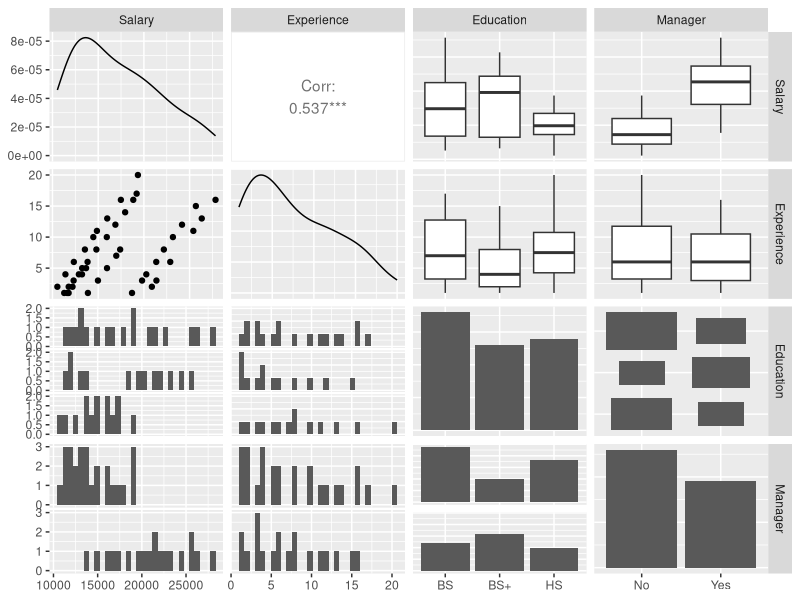
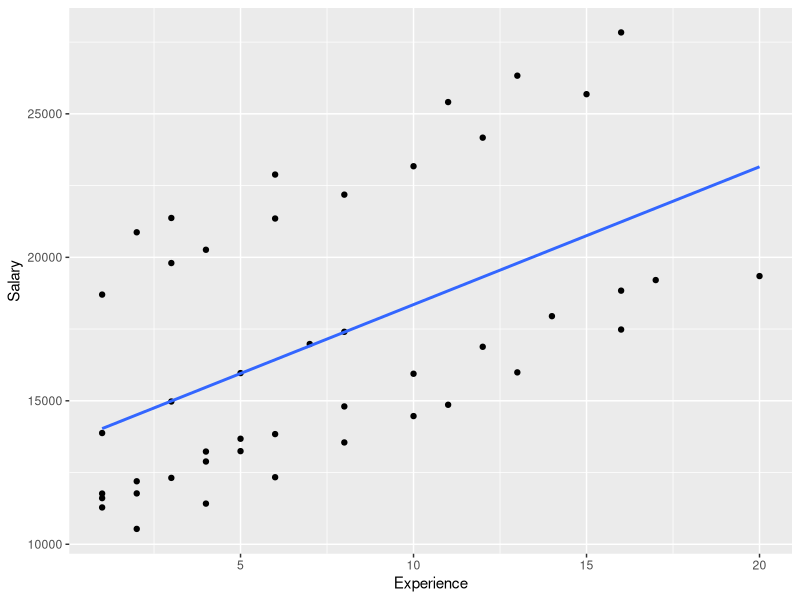
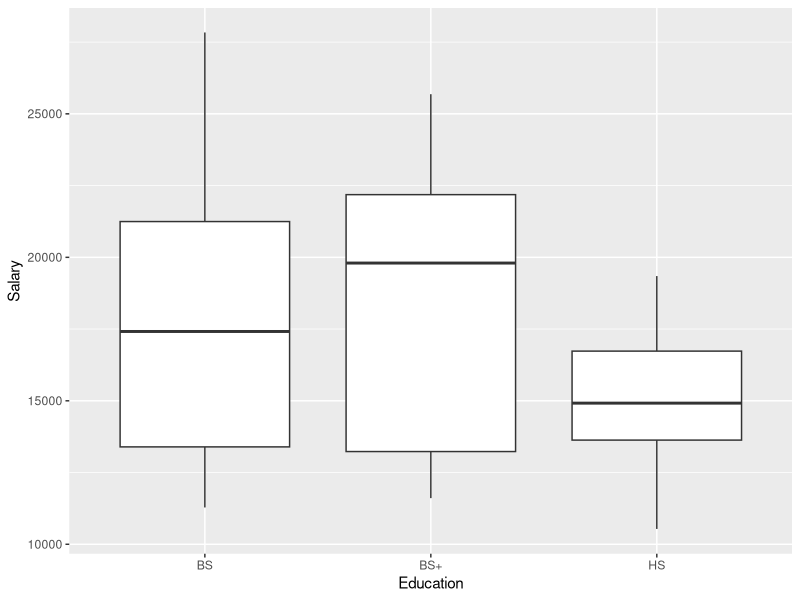
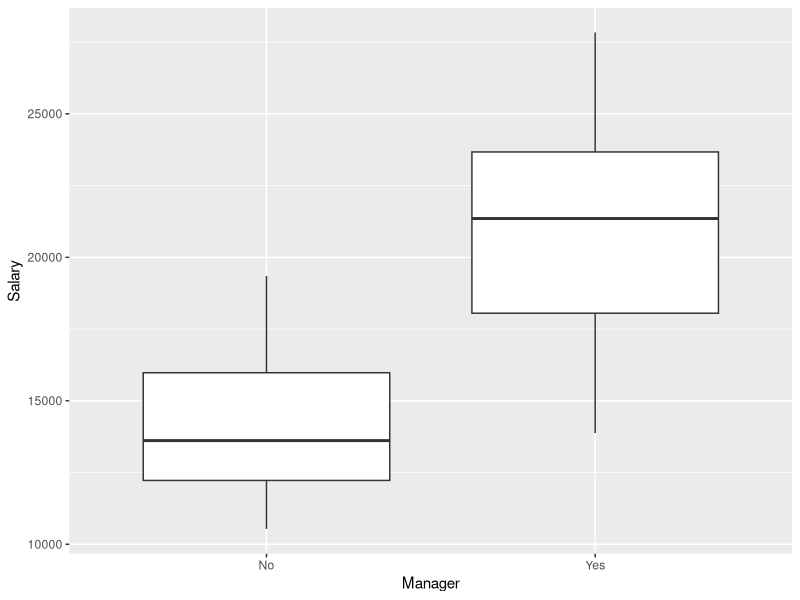
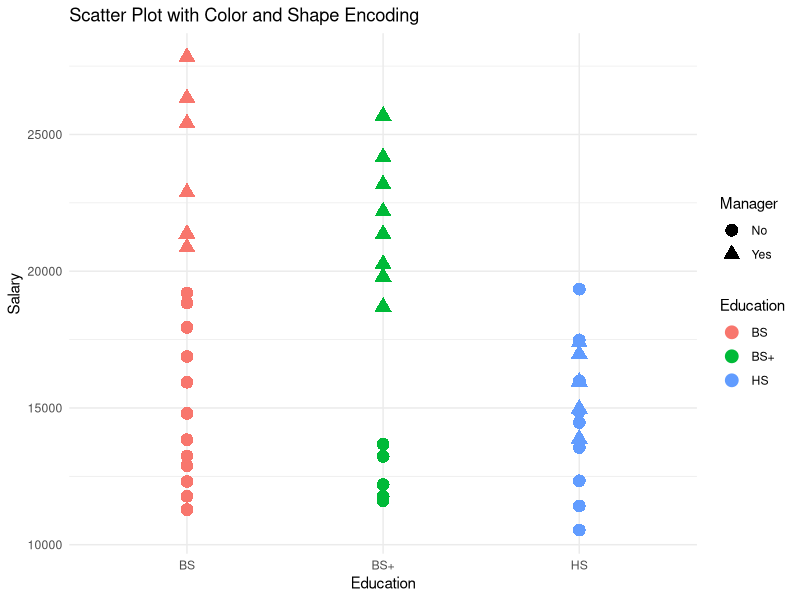
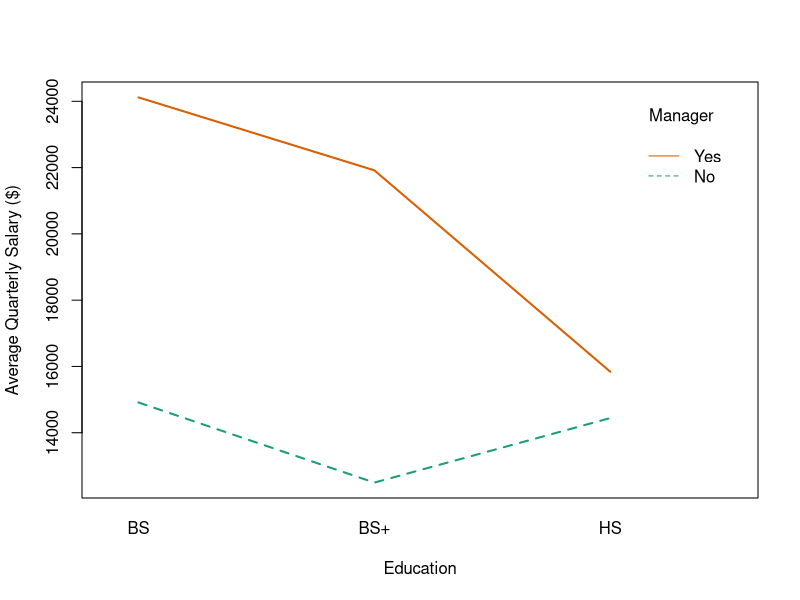
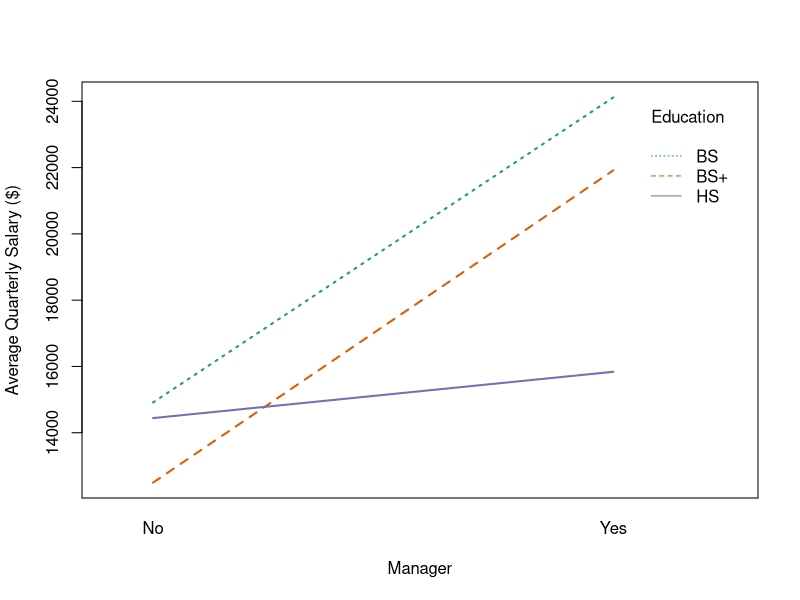

These charts were generated, in order, by the following R code: (Note: this script raises an error after producing the figures.)
## ---- chunk 1
# load packages here
library(tidyverse)
## ---- chunk 2
salary <- read_table("Salary.txt") |>
  mutate(Education = as.factor(Education), Manager = as.factor(Manager))
## ---- chunk 3
summary(salary)
## ---- chunk 4
library(GGally)

ggpairs(salary)
## ---- chunk 5
ggplot(data = salary, aes(Experience, Salary)) +
  geom_point() +
  geom_smooth(method = "lm", se = F)
## ---- chunk 6
ggplot(data = salary) +
  geom_boxplot(mapping = aes(x = Education, y = Salary))
## ---- chunk 7
ggplot(data = salary) +
  geom_boxplot(mapping = aes(x = Manager, y = Salary))
## ---- chunk 8
ggplot(salary, aes(x = Education, y = Salary, color = Education, shape = Manager)) +
  geom_point(size = 4) +
  labs(title = "Scatter Plot with Color and Shape Encoding",
       x = "Education",
       y = "Salary",
       color = "Education",
       shape = "Manager") +
  theme_minimal()
## ---- chunk 9
# Either one of these will do:
# interaction plot colored by Manager
interaction.plot(x.factor = salary$Education, 
                 trace.factor = salary$Manager, 
                 response = salary$Salary,
                 col = c("#1b9e77", "#d95f02"),
                 lwd = 2,
                 trace.label = "Manager",
                 ylab = "Average Quarterly Salary ($)",
                 xlab = "Education")

# interaction plot colored by Education
interaction.plot(x.factor = salary$Manager, 
                 trace.factor = salary$Education, 
                 response = salary$Salary,
                 col = c("#1b9e77", "#d95f02", "#7570b3"),
                 lwd = 2,
                 trace.label = "Education",
                 ylab = "Average Quarterly Salary ($)",
                 xlab = "Manager")
## ---- chunk 10
# code here
## ---- chunk 11
# You can do this like this:
levels(salary$Education)  # order of levels originally
salary$Education <- factor(salary$Education, levels = c("HS", "BS", "BS+"))

# Or like this:
salary <- salary |> 
  mutate(Education = fct_relevel(Education, "HS"))
## ---- chunk 12
# code here
## ---- chunk 13
# your code here
## ---- chunk 14
# your code here
## ---- chunk 15
# Your code here
## ---- chunk 16
# code here
## ---- chunk 17
# code here
## ---- chunk 18
# code here
## ---- chunk 19
ggplot(salary) +
  geom_point(mapping = aes(x = Experience,
                           y = Salary, 
                           color = Education, 
                           shape = Manager)) +
  geom_line(mapping = aes(x = Experience,
                          y = predict(salary_lm), 
                          color = Education, 
                          linetype = Manager)) +
  theme(aspect.ratio = 1)
## ---- chunk 20
# code here
## ---- chunk 21
# code here
## ---- chunk 22
# code here
